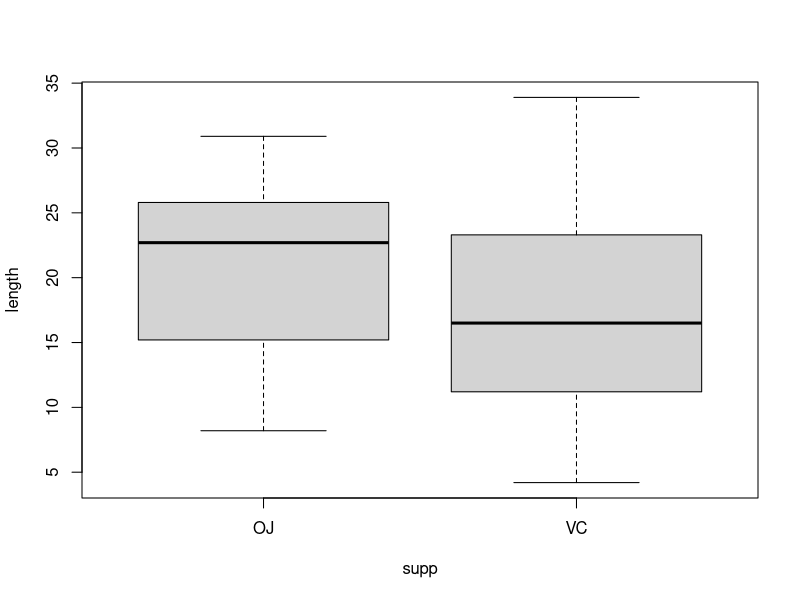

Generate this figure with R:
## ---- chunk 1
knitr::opts_chunk$set(echo = TRUE)
## ---- chunk 2
DiagrammeR::grViz("
digraph {
  graph [layout = circo]
  node [shape = circle]
    A [label = 'supp']
    B [label = 'length']
  edge []
    A -> B
}
")
## ---- chunk 3
summary(ToothGrowth)
## ---- chunk 4
vc  <-  subset(ToothGrowth,  supp=="VC")
summary(vc[c(1,3)])
## ---- chunk 5
oj  <-  subset(ToothGrowth,  supp=="OJ")
summary(oj[c(1,3)])
## ---- chunk 6
boxplot(ToothGrowth$len ~ ToothGrowth$supp,  xlab  =  "supp",  ylab  = 
"length")
## ---- chunk 7
t.test(ToothGrowth$len ~ ToothGrowth$supp)
